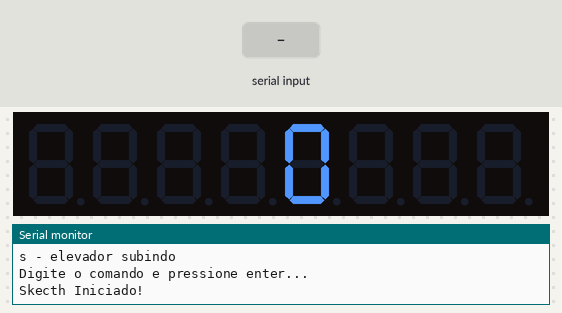
Bench run of a sketch on a simulated Arduino Uno, built with avr-gcc and run on an emulated ATmega328P. Shown: 8-digit seven-segment display, the last lines printed to the serial monitor. The inputs (shaded band) are chosen by the test bench.

Above: at 1.2 s.
1.3 s: "D" received over Serial
At 3.0 s:
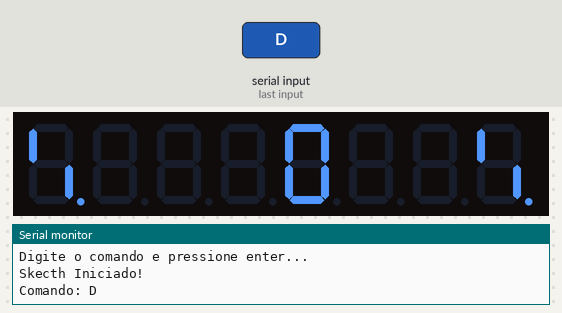
4.3 s: "s" received over Serial
At 5.37 s:
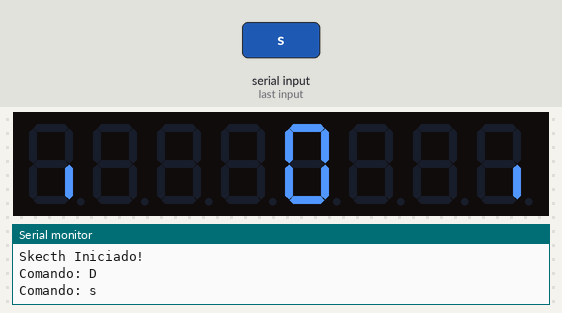
7.3 s: "a90\n" received over Serial
At 8.37 s:
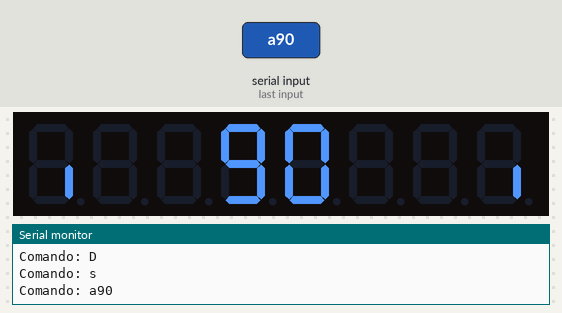
9.9 s: "d90\n" received over Serial
At 11.98 s:
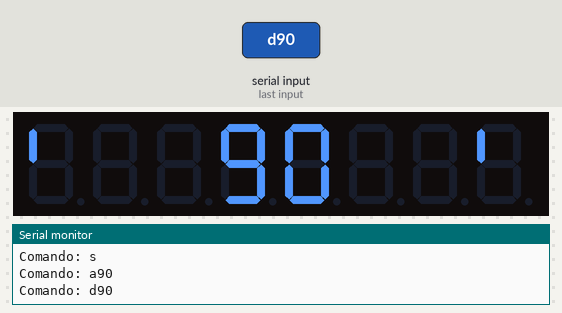
Timing chart, 0 to 13.5 s (numbered marks = the images above; inputs shaded):
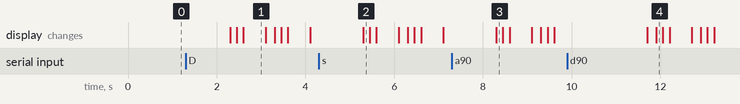

The sketch:

Q1102-Sketch.ino
```cpp
#include "LedController.hpp"

//ESP32
//#define DIN 23
//#define CS 5
//#define CLK 18

//UNO
#define DIN 11
#define CS 12
#define CLK 13

LedController<1, 1> display;

int efeitoDesce = 0;  //0=Desligado 1-Barra Superior 2-Barra do Meio 3-Barra Inferior
int efeitoSobe = 0;   //0=Desligado 1-Barra Inferior 2-Barra do Meio 3-Barra Superior
int estado = 0;       //0=Parado 1=Descendo 2=Subindo
int estadoAnt = 9;
int andar = 0;
int andarAnt = 9;
unsigned long delayEfeito;
int tempoFase[] = { 200, 150, 150, 500 };
String comando;

void setup() {

  display = LedController<1, 1>(DIN, CLK, CS);

  display.init(CS);
  display.setIntensity(15);
  display.clearMatrix();

  //display.setDigit(0, 4, 1, false);
  //display.setChar(0, 0, ' ', false);
  //display.setLed(0, 0, 0, true);

  Serial.begin(115200);

  Serial.println("Elevador montTUDO");
  Serial.println("-----------------");
  Serial.println("Comandos disponiveis via serial:");
  Serial.println("a<numero_do_andar> - seleciona o andar.  Ex: a18");
  Serial.println("p - elevador parado");
  Serial.println("d - elevador descendo");
  Serial.println("s - elevador subindo");
  Serial.println("Digite o comando e pressione enter...");
  Serial.println();
  Serial.println("Skecth Iniciado!");
}

void loop() {
  if (Serial.available()) {
    comando = Serial.readString();
    comando.trim();
    Serial.print("Comando: ");
    Serial.println(comando);

    if (comando[0] == 'a' || comando[0] == 'A') {
      String andarSel = comando.substring(1);
      andar = andarSel.toInt();
    }

    if (comando[0] == 'p' || comando[0] == 'P') {
      estado = 0;
    }

    if (comando[0] == 'd' || comando[0] == 'D') {
      estado = 1;
    }

    if (comando[0] == 's' || comando[0] == 'S') {
      estado = 2;
    }
  }

  displayElevadorLoop();
}

void displayElevadorLoop() {

  //Elevador Parado
  if (estado == 0 && estadoAnt != 0) {
    display.setChar(0, 0, ' ', false);
    display.setChar(0, 7, ' ', false);
  }

  //Mostra o andar
  if (andar != andarAnt) {
    if (andar < 10) {
      display.setChar(0, 5, ' ', false);
      display.setChar(0, 4, ' ', false);
      display.setDigit(0, 3, andar, false);
      display.setChar(0, 2, ' ', false);
    } else {
      if (andar < 100) {
        display.setChar(0, 5, ' ', false);
        display.setDigit(0, 4, andar / 10, false);
        display.setDigit(0, 3, andar % 10, false);
        display.setChar(0, 2, ' ', false);
      } else {
        if (andar < 1000) {
          display.setChar(0, 5, ' ', false);
          display.setDigit(0, 4, andar / 100, false);
          display.setDigit(0, 3, ((andar % 100) / 10), false);
          display.setDigit(0, 2, ((andar % 100)) % 10, false);
        } else {
          display.setDigit(0, 5, andar / 1000, false);
          display.setDigit(0, 4, ((andar % 1000) / 100), false);
          display.setDigit(0, 3, (((andar % 1000) % 100) / 10), false);
          display.setDigit(0, 2, (((andar % 1000) % 100)) % 10, false);
        }
      }
    }
  }

  //Elevador Descendo
  if (estado == 1) {

    if ((millis() - delayEfeito) > tempoFase[efeitoDesce]) {
      delayEfeito = millis();
      efeitoDesce++;
      if (efeitoDesce > 3) efeitoDesce = 0;

      switch (efeitoDesce) {
        case 0:
          {
            display.setChar(0, 0, ' ', false);
            display.setChar(0, 7, ' ', false);
            break;
          }
        case 1:
          {
            display.setLed(0, 0, 6, true);
            display.setLed(0, 7, 6, true);
            break;
          }
        case 2:
          {
            display.setLed(0, 0, 0, true);
            display.setLed(0, 7, 0, true);
            break;
          }
        case 3:
          {
            display.setLed(0, 0, 3, true);
            display.setLed(0, 7, 3, true);
            break;
          }
      }
    }
  }

  //Elevador Subindo
  if (estado == 2) {
    if ((millis() - delayEfeito) > tempoFase[efeitoSobe]) {
      delayEfeito = millis();
      efeitoSobe++;
      if (efeitoSobe > 3) efeitoSobe = 0;

      switch (efeitoSobe) {
        case 0:
          {
            display.setChar(0, 0, ' ', false);
            display.setChar(0, 7, ' ', false);
            break;
          }
        case 1:
          {
            display.setLed(0, 0, 3, true);
            display.setLed(0, 7, 3, true);
            break;
          }
        case 2:
          {
            display.setLed(0, 0, 0, true);
            display.setLed(0, 7, 0, true);
            break;
          }
        case 3:
          {
            display.setLed(0, 0, 6, true);
            display.setLed(0, 7, 6, true);
            break;
          }
      }
    }
  }

  estadoAnt = estado;
  andarAnt = andar;
}
```

Measured:
- after the input at 1.3 s, the display: first changes after 1.0 s (image 1 shows a later state)
- after the input at 4.3 s, the display: changes after 1.0 s (image 2)
- what the display in image 1 shows lasts 0.5 s, from 2.6 s to 3.1 s
